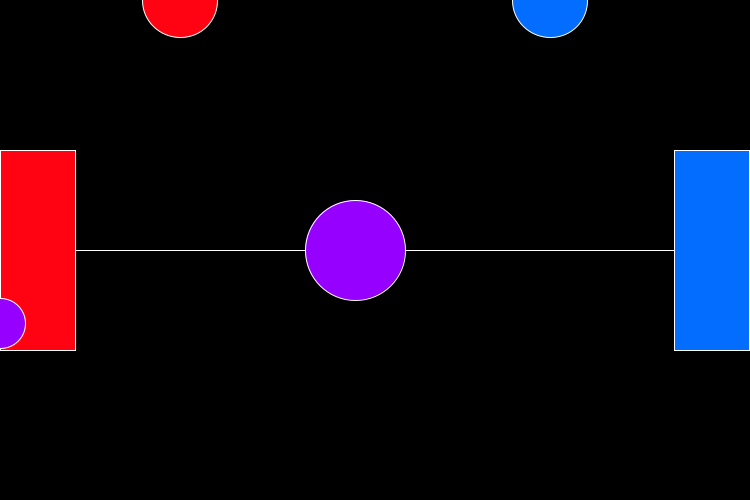
Frame 1 (no input)
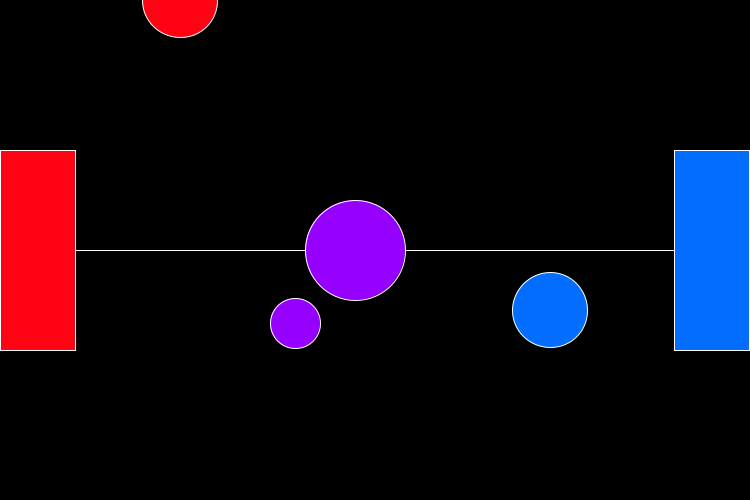
Frame 60 (the mouse pressed at the canvas centre just before this capture)
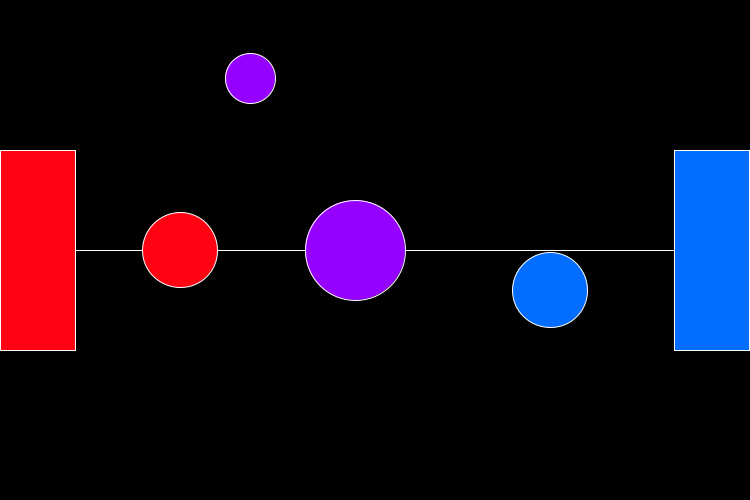
Frame 120 (the mouse held since frame 60 and released just before this capture)

The Processing sketch that drew these frames (run headless with seeded random() and noise(); from frame 60 on, the mouse is pressed at the canvas centre):

// Processing sketch: processing_145732
// ── processing_145732.pde

int x =0;
int puckgrow =5;
int y = 0;
int yGrow = 10;
float z =random(0,500);

void setup()
{size(750,500);
frameRate(10);}

void draw()
{
background(0);

stroke(255);

line(70,250,674,250);

fill(150,0,255);
ellipse(355,250,100,100);

fill(255,3,19);
rect(0,150,75,200);

fill(3,109,255);
rect(674,150,75,200);

fill(150,0,255);
ellipse(x,z,50,50);
x = x + puckgrow;
if (x==750||x==0)
{puckgrow = puckgrow*-1;}

fill(255,3,19);
ellipse(180,mouseY,75,75);

fill(3,109,255);
 ellipse (550,y,75,75);
 y = y + yGrow;
 if (y==0||y==450)
 {
   yGrow = yGrow*-1;}
if(mousePressed) {z=random(0,500); x=250;}


}
